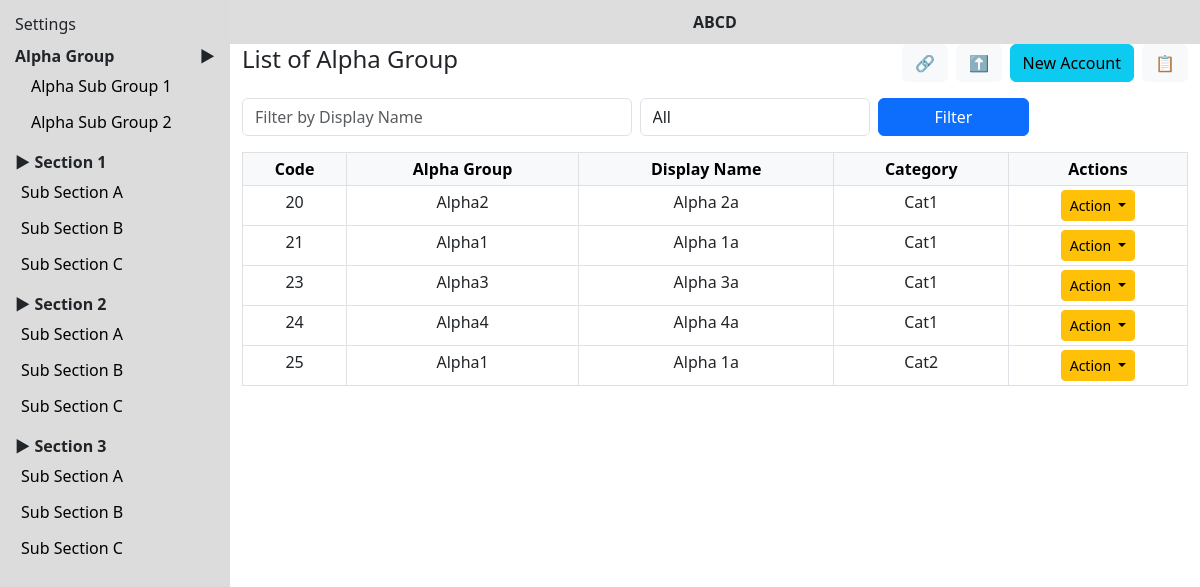
/alphagroup/, run on the app's committed database.
### myapp/models.py (models this page shows, shortened)
class Category(models.Model):
    name = models.CharField(max_length=100)
    type = models.CharField(max_length=1)

class AlphaGroup(models.Model):
    name = models.CharField(max_length=100)
    display_name = models.CharField(max_length=100)
    category = models.ForeignKey(Category, on_delete=models.CASCADE)
    is_active = models.BooleanField(default=True)

### myapp/views.py (the view)
# urls.py: path('alphagroup/', views.alpha_group_list, name='alphagroup'),
def alpha_group_list(request):
    data = AlphaGroup.objects.all()
    categories = Category.objects.all()
    query = request.GET.get('q')
    if query:
        data = data.filter(display_name__icontains=query)
    category = request.GET.get('category')
    if category:
        data = data.filter(category__id=category)
    return render(request, "alphagroup.html", {
        "data": data,
        "categories": categories
    })

### myapp/templates/alphagroup.html (shortened to what this page needs)
{% extends "base.html" %}
{% block content %}
<div class="d-flex justify-content-between align-items-center mb-3">
    <h4>List of Alpha Group</h4>
    <div class="d-flex gap-2">
        <a href="#" class="btn btn-light">🔗</a>
        <a href="#" class="btn btn-light">⬆️</a>
        <a href="{% url 'voucher' %}" class="btn btn-info">
    New Account
</a>
        <button class="btn btn-light" onclick="toggleColumns()">📋</button>
    </div>
</div>
<form method="GET" class="row g-2 mb-3">
    <div class="col-md-5">
        <input type="text" name="q"
               value="{{ request.GET.q }}"
               placeholder="Filter by Display Name"
               class="form-control">
    </div>
    <div class="col-md-3">
        <select name="category" class="form-control">
            <option value="">All</option>
        </select>
    </div>
    <div class="col-md-2">
        <button class="btn btn-primary w-100">Filter</button>
    </div>
</form>
<table id="groupTable" class="table table-bordered table-sm text-center">
    <thead>
        <tr class="table-light">
            <th class="col-code">Code</th>
<th class="col-name">Alpha Group</th>
<th class="col-display">Display Name</th>
<th class="col-category">Category</th>
<th class="col-action">Actions</th>
        </tr>
    </thead>
    <tbody>
    {% for item in data %}
    <tr>
        <td class="col-code">{{ item.id }}</td>
        <td class="col-name">{{ item.name }}</td>
        <td class="col-display">{{ item.display_name }}</td>
        <td class="col-category">{{ item.category.name }}</td>
        <td class="col-action">
            <div class="dropdown">
                <button class="btn btn-warning btn-sm dropdown-toggle" data-bs-toggle="dropdown">
                    Action
                </button>
            </div>
        </td>
    </tr>
    {% endfor %}
</tbody>
</table>
{% endblock %}

### myapp/templates/base.html (shortened to what this page needs)
<!DOCTYPE html>
<html>
<head>
    <link href="https://cdn.jsdelivr.net/npm/bootstrap@5.3.0/dist/css/bootstrap.min.css" rel="stylesheet">
</head>
<body>
<div class="d-flex">
    <div class="sidebar">
        <h6>Settings</h6>
        <div class="menu-title d-flex justify-content-between align-items-center">
            <a href="{% url 'alphagroup' %}" class="text-dark">Alpha Group</a>
            <span onclick="toggleMenu('alphaMenu')">▶</span>
        </div>
        <div id="alphaMenu" style="margin-left:10px;">
    {% for cat in categories %}
        <a href="{% url 'alphagroup' %}?category={{ cat.id }}"
           class="sidebar-link
           {% if request.GET.category == cat.id|stringformat:'s' %}active-link{% endif %}">
           Alpha Sub Group {{ forloop.counter }}
        </a>
    {% endfor %}
</div>
        <div class="menu-title" onclick="toggleMenu('section1')">
            ▶ Section 1
        </div>
        <div id="section1">
    <a href="/voucher_list/" class="sidebar-link">Sub Section A</a>
    <a href="/voucher_list/" class="sidebar-link">Sub Section B</a>
    <a href="/voucher_list/" class="sidebar-link">Sub Section C</a>
</div>
        <div class="menu-title" onclick="toggleMenu('section2')">
            ▶ Section 2
        </div>
        <div id="section2">
    <a href="/voucher_list/" class="sidebar-link">Sub Section A</a>
    <a href="/voucher_list/" class="sidebar-link">Sub Section B</a>
    <a href="/voucher_list/" class="sidebar-link">Sub Section C</a>
</div>
        <div class="menu-title" onclick="toggleMenu('section3')">
            ▶ Section 3
        </div>
        <div id="section3">
    <a href="/voucher_list/" class="sidebar-link">Sub Section A</a>
    <a href="/voucher_list/" class="sidebar-link">Sub Section B</a>
    <a href="/voucher_list/" class="sidebar-link">Sub Section C</a>
</div>
    </div>
    <div style="flex:1;">
        <div class="header">
            ABCD
        </div>
        <div class="container">
            {% block content %}{% endblock %}
        </div>
    </div>
</div>
</body>
</html>

### myapp/templates/base.html (style rules this page uses)
body { margin: 0; }
a { text-decoration: none; }
.sidebar { width: 230px; background: #dcdcdc; padding: 15px; min-height: 100vh; }
.sidebar-link { color: black; display: block; padding: 6px; border-radius: 5px; }
.menu-title { cursor: pointer; font-weight: bold; margin-top: 10px; }
.header { background: #ddd; padding: 10px; text-align: center; font-weight: bold; }

### data on the page
AlphaGroup: id "20", name "Alpha2", display_name "Alpha 2a", category.name "Cat1"
AlphaGroup: id "21", name "Alpha1", display_name "Alpha 1a", category.name "Cat1"
AlphaGroup: id "23", name "Alpha3", display_name "Alpha 3a", category.name "Cat1"
AlphaGroup: id "24", name "Alpha4", display_name "Alpha 4a", category.name "Cat1"
AlphaGroup: id "25", name "Alpha1", display_name "Alpha 1a", category.name "Cat2"
